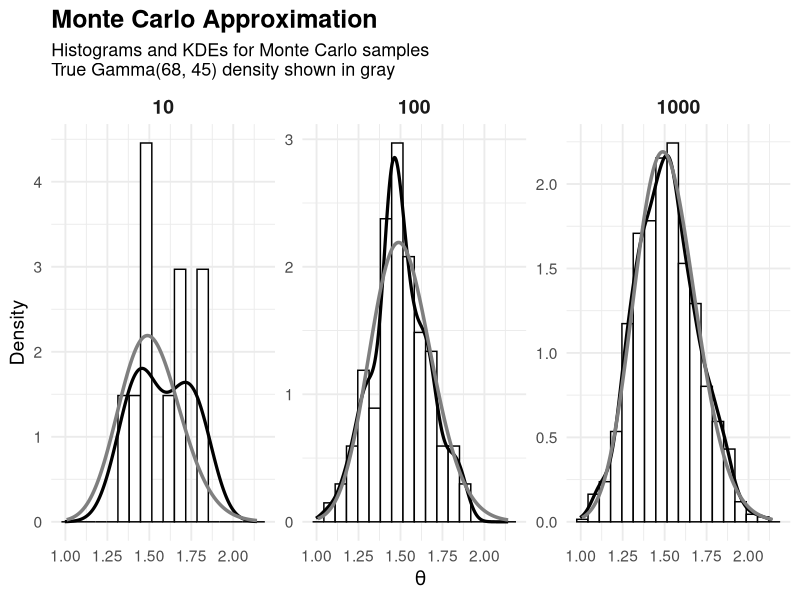
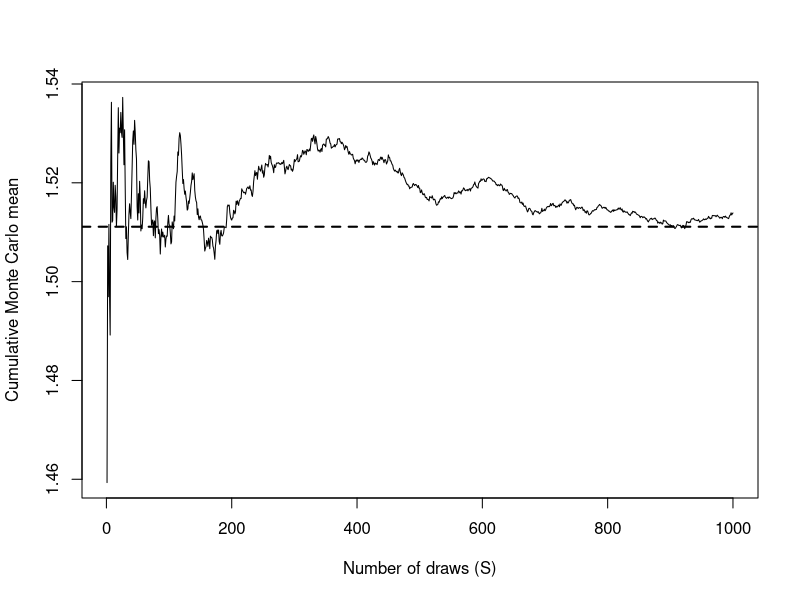
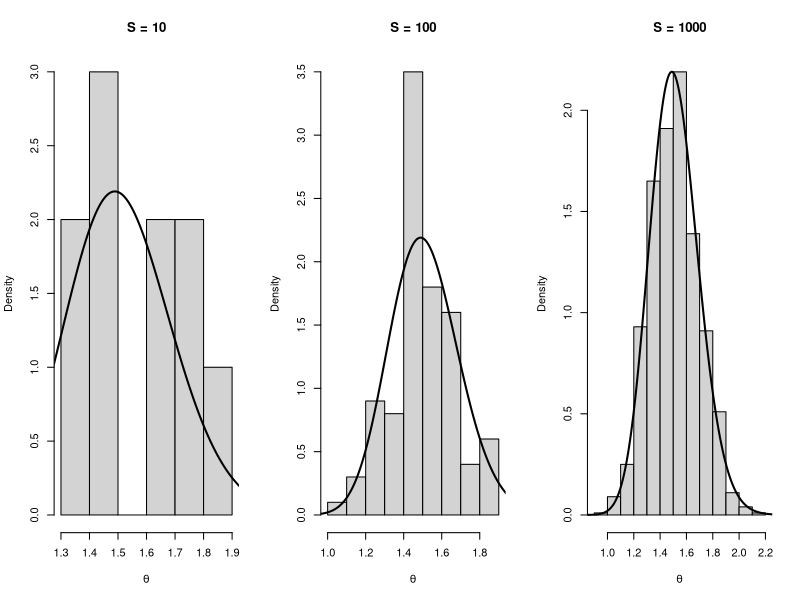
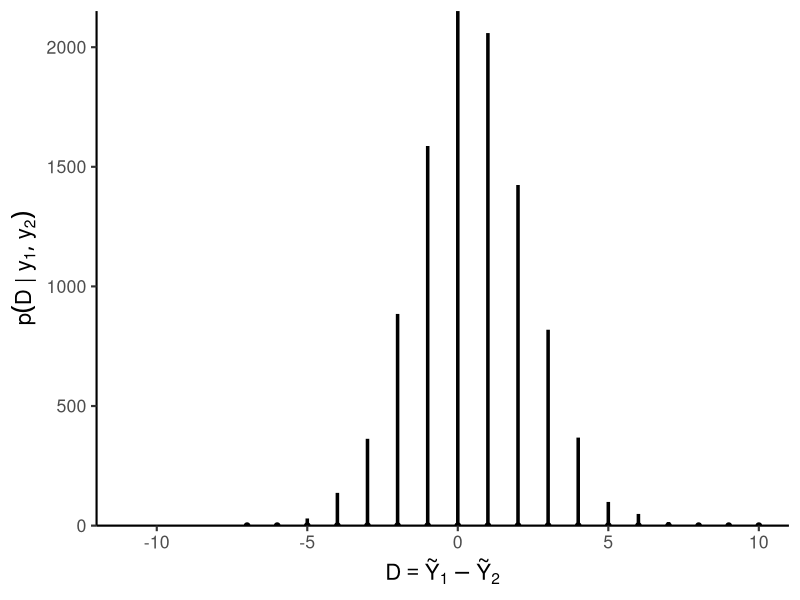
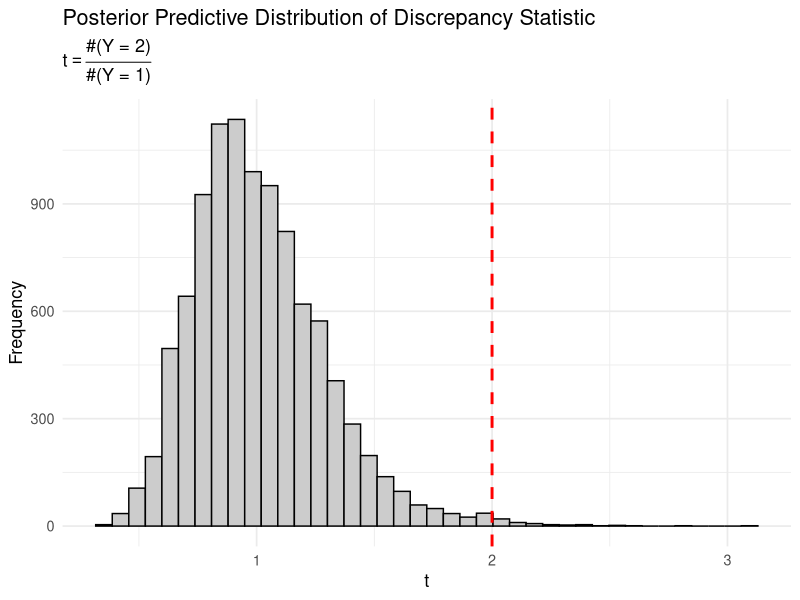

These figures' R source, in order:
## ---- chunk 1
# Figure 4.1 — Monte Carlo Approximation (Gamma(68,45))
# Histograms + KDEs for S = 10, 100, 1000; true density in gray

set.seed(8310)
library(ggplot2)

# Posterior: Gamma(shape=68, rate=45)
shape_post <- 68
rate_post  <- 45

# MC samples
S_list <- c(10, 100, 1000)
mc_df <- do.call(rbind, lapply(S_list, function(S) {
  data.frame(theta = rgamma(S, shape = shape_post, rate = rate_post),
             S = factor(S, levels = S_list))
}))

# Grid for true density (choose a sensible range around the mass)
xgrid <- seq(
  qgamma(0.001, shape = shape_post, rate = rate_post),
  qgamma(0.999, shape = shape_post, rate = rate_post),
  length.out = 600
)

true_df <- data.frame(
  theta = xgrid,
  dens  = dgamma(xgrid, shape = shape_post, rate = rate_post)
)

# Plot
ggplot(mc_df, aes(x = theta)) +
  # histogram (density scale so it overlays with densities)
  geom_histogram(aes(y = after_stat(density)),
                 bins = 18, color = "black", fill = "white") +
  # KDE from MC samples
  geom_density(linewidth = 1.1) +
  # True density (gray)
  geom_line(data = true_df, aes(x = theta, y = dens),
            linewidth = 1.2, color = "gray50") +
  facet_wrap(~ S, nrow = 1, scales = "free_y") +
  labs(
    title = "Monte Carlo Approximation",
  subtitle = paste(
    "Histograms and KDEs for Monte Carlo samples",
    "True Gamma(68, 45) density shown in gray",
    sep = "\n"
  ),
    x = expression(theta),
    y = "Density"
  ) +
  theme_minimal(base_size = 14) +
  theme(
    plot.title = element_text(size = 18, face = "bold"),
    plot.subtitle = element_text(size = 13),
    strip.text = element_text(size = 14, face = "bold")
  )
## ---- chunk 2
set.seed(8310)

## Posterior parameters
a  <- 2
b  <- 1
sy <- 66
n  <- 44

shape_post <- a + sy
rate_post  <- b + n

## Exact quantities
mean_exact <- shape_post / rate_post
p_exact    <- pgamma(1.75, shape = shape_post, rate = rate_post)
ci_exact   <- qgamma(c(0.025, 0.975),
                     shape = shape_post,
                     rate  = rate_post)

## Monte Carlo samples
theta_mc10   <- rgamma(10,   shape_post, rate_post)
theta_mc100  <- rgamma(100,  shape_post, rate_post)
theta_mc1000 <- rgamma(1000, shape_post, rate_post)

## Function to summarize MC output
mc_summary <- function(theta_sample) {
  c(
    Mean        = mean(theta_sample),
    Prob_less   = mean(theta_sample < 1.75),
    CI_lower    = quantile(theta_sample, 0.025),
    CI_upper    = quantile(theta_sample, 0.975)
  )
}

## Build comparison table
results <- rbind(
  Exact   = c(Mean      = mean_exact,
              Prob_less = p_exact,
              CI_lower  = ci_exact[1],
              CI_upper  = ci_exact[2]),

  MC_10   = mc_summary(theta_mc10),
  MC_100  = mc_summary(theta_mc100),
  MC_1000 = mc_summary(theta_mc1000)
)

round(results, 4)
## ---- chunk 3
Smax <- 1000
theta_seq <- rgamma(Smax, shape = shape_post, rate = rate_post)
cum_mean  <- cumsum(theta_seq) / seq_along(theta_seq)

plot(cum_mean, type="l",
     xlab="Number of draws (S)",
     ylab="Cumulative Monte Carlo mean")
abline(h = mean_exact, lty = 2, lwd = 2)
## ---- chunk 4
xgrid <- seq(0.5, 2.5, length.out = 400)
true_pdf <- dgamma(xgrid, shape = shape_post, rate = rate_post)

par(mfrow=c(1,3))

for (S in c(10,100,1000)) {
  x <- get(paste0("theta_mc", S))
  hist(x, prob=TRUE,
       main=paste0("S = ", S),
       xlab=expression(theta),
       border="black")
  lines(xgrid, true_pdf, lwd=2)
}
## ---- chunk 5
library(ggplot2)

set.seed(8670)

## --- Birth-rate example (Hoff): posterior predictive for D = Y~1 - Y~2 ---
a  <- 2;  b  <- 1
n1 <- 111; sy1 <- 217   # less than bachelor's
n2 <- 44;  sy2 <- 66    # bachelor's or higher

shape1 <- a + sy1; rate1 <- b + n1
shape2 <- a + sy2; rate2 <- b + n2

S <- 10000  # using 10,000 makes the y-axis peak around ~2000 (counts), like Fig 4.5

theta1 <- rgamma(S, shape = shape1, rate = rate1)
theta2 <- rgamma(S, shape = shape2, rate = rate2)

y1 <- rpois(S, lambda = theta1)
y2 <- rpois(S, lambda = theta2)

D <- y1 - y2

df <- as.data.frame(table(D))
df$D <- as.integer(as.character(df$D))
df$Freq <- as.numeric(df$Freq)

xlim <- c(-12, 11)

ggplot(df, aes(x = D, y = Freq)) +
  geom_segment(aes(xend = D, y = 0, yend = Freq),
               linewidth = 1.2, color = "black") +
  geom_point(aes(y = 0), size = 1.6, color = "black") +
  coord_cartesian(xlim = xlim, expand = FALSE) +
  labs(
    x = expression(D == tilde(Y)[1] - tilde(Y)[2]),
    y = expression(p(D~"|"~y[1],y[2]))
  ) +
  theme_classic(base_size = 16) 
## ---- chunk 6
## Prior parameters
a <- 2
b <- 1

## Data summary (no bachelor's degree group)
n  <- 111
sy <- 217   # sum(y_i)

## Storage
t_mc <- numeric(10000)
set.seed(8310)
for (s in 1:10000) {
  ## Draw from posterior
  theta <- rgamma(1, shape = a + sy, rate = b + n)
  
  ## Posterior predictive sample
  y_mc <- rpois(n, theta)
  
  ## Discrepancy statistic
  n1 <- sum(y_mc == 1)
  n2 <- sum(y_mc == 2)
  
  ## Avoid division by zero
  t_mc[s] <- ifelse(n1 > 0, n2 / n1, NA)
}

## Remove undefined values
t_mc <- t_mc[!is.na(t_mc)]
library(tibble)
library(tibble)
library(knitr)

summary_table <- tibble(
  Quantity = c(
    "Number of valid posterior predictive draws",
    "Number of draws with T ≥ 2.0",
    "Posterior predictive probability P(T ≥ 2.0)"
  ),
  Value = c(
    format(length(t_mc), big.mark = ","),
    format(sum(t_mc >= 2.0), big.mark = ","),
    formatC(mean(t_mc >= 2.0), format = "f", digits = 4)
  )
)

kable(
  summary_table,
  align = c("l", "r"),
  caption = "Posterior Predictive Summary for Discrepancy Statistic T"
)

library(ggplot2)

df <- data.frame(t = t_mc)

ggplot(df, aes(x = t)) +
  geom_histogram(
    aes(y = after_stat(count)),
    bins = 40,
    fill = "grey80",
    color = "black"
  ) +
  geom_vline(
    xintercept = 2,
    linewidth = 1,
    linetype = "dashed",
    color = "red"
  ) +
  labs(
    title = "Posterior Predictive Distribution of Discrepancy Statistic",
    subtitle = expression(
      t == frac("#(Y = 2)", "#(Y = 1)")
    ),
    x = expression(t),
    y = "Frequency"
  ) +
  theme_minimal(base_size = 13)
